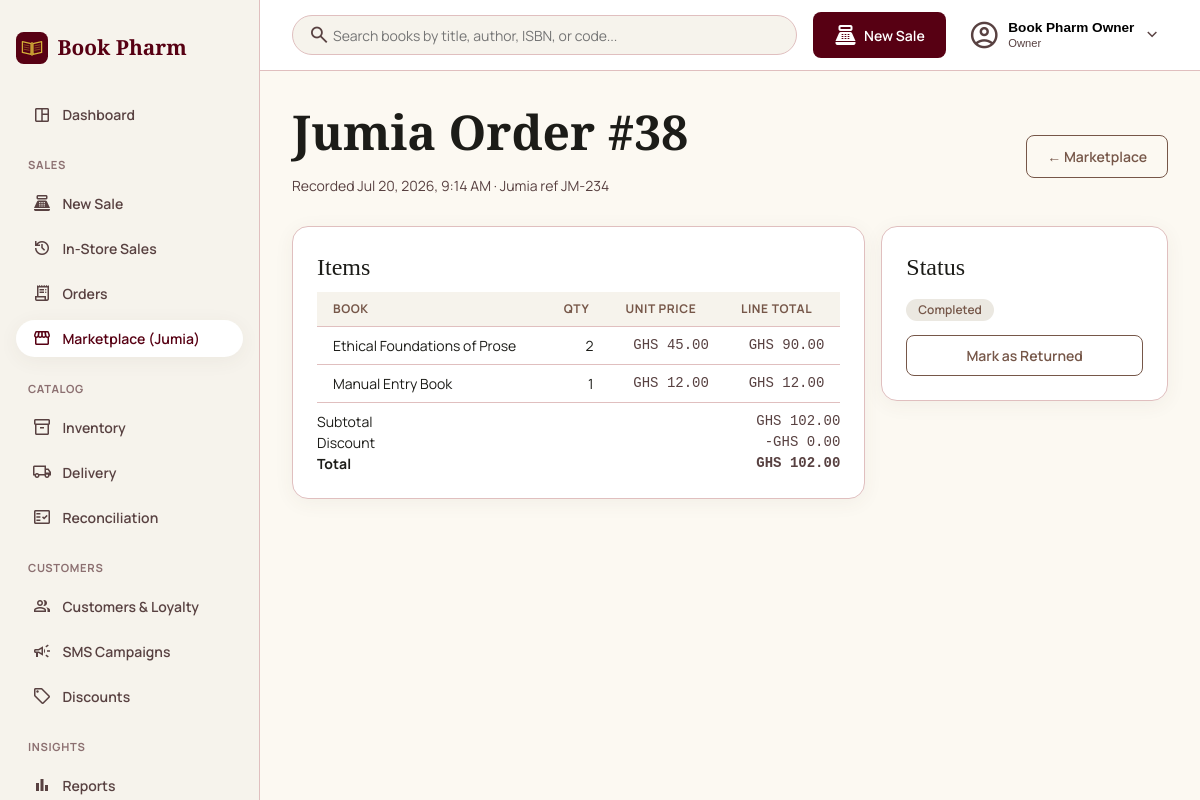
Screenshot of /portal/marketplace/38/ (signed in) with the database file from the repository.
### apps/accounts/models.py (models this page shows, shortened)
class User(AbstractBaseUser, PermissionsMixin):
    class Role(models.TextChoices):
        OWNER = 'OWNER', 'Owner'
        ATTENDANT = 'ATTENDANT', 'Attendant'
    email = models.EmailField(unique=True)
    full_name = models.CharField(max_length=150, blank=True)
    role = models.CharField(max_length=10, choices=Role.choices, default=Role.OWNER)
    is_active = models.BooleanField(default=True)
    is_staff = models.BooleanField(default=False)
    date_joined = models.DateTimeField(default=timezone.now)
    objects = UserManager()
    USERNAME_FIELD = 'email'
    REQUIRED_FIELDS = []

### apps/sales/models.py (models this page shows, shortened)
class Sale(models.Model):
    class Channel(models.TextChoices):
        IN_STORE = 'IN_STORE', 'In-store'
        ONLINE = 'ONLINE', 'Online'
        JUMIA = 'JUMIA', 'Jumia'
    class PaymentMethod(models.TextChoices):
        CASH = 'CASH', 'Cash'
        MOMO = 'MOMO', 'Mobile Money'
        CARD = 'CARD', 'Card'
        BANK_TRANSFER = 'BANK_TRANSFER', 'Bank Transfer'
        MARKETPLACE = 'MARKETPLACE', 'Marketplace (Jumia)'
    class PaymentStatus(models.TextChoices):
        PENDING = 'PENDING', 'Pending'
        PAID = 'PAID', 'Paid'
        FAILED = 'FAILED', 'Failed'
        REFUNDED = 'REFUNDED', 'Refunded'
    class Status(models.TextChoices):
        PENDING = 'PENDING', 'Pending'
        COMPLETED = 'COMPLETED', 'Completed'
        CANCELLED = 'CANCELLED', 'Cancelled'
        RETURNED = 'RETURNED', 'Returned'
    channel = models.CharField(max_length=8, choices=Channel.choices)
    customer = models.ForeignKey(
        'customers.Customer', null=True, blank=True, on_delete=models.SET_NULL, related_name='sales'
    )
    subtotal = models.DecimalField(max_digits=10, decimal_places=2)
    discount_amount = models.DecimalField(max_digits=10, decimal_places=2, default=Decimal('0'))
    delivery_fee = models.DecimalField(max_digits=10, decimal_places=2, default=Decimal('0'))
    total = models.DecimalField(max_digits=10, decimal_places=2)
    payment_method = models.CharField(max_length=13, choices=PaymentMethod.choices)
    payment_status = models.CharField(max_length=8, choices=PaymentStatus.choices, default=PaymentStatus.PENDING)
    status = models.CharField(max_length=9, choices=Status.choices, default=Status.PENDING)
    attendant = models.ForeignKey(
        settings.AUTH_USER_MODEL, null=True, blank=True, on_delete=models.SET_NULL, related_name='sales'
    )
    offline_uuid = models.UUIDField(unique=True, null=True, blank=True)
    synced_at = models.DateTimeField(null=True, blank=True)
    external_ref = models.CharField(max_length=100, blank=True)
    returned_at = models.DateTimeField(null=True, blank=True)
    created_at = models.DateTimeField(auto_now_add=True)
    class Meta:
        ordering = ['-created_at']

class SaleItem(models.Model):
    sale = models.ForeignKey(Sale, on_delete=models.CASCADE, related_name='items')
    book = models.ForeignKey('catalog.Book', on_delete=models.PROTECT, related_name='sale_items')
    qty = models.PositiveIntegerField()
    unit_price = models.DecimalField(max_digits=10, decimal_places=2)
    line_discount = models.DecimalField(max_digits=10, decimal_places=2, default=Decimal('0'))
    unit_cost_price = models.DecimalField(max_digits=10, decimal_places=2, null=True)
    @property
    def line_total(self):
        return self.unit_price * self.qty - self.line_discount

### apps/catalog/models.py (models this page shows, shortened)
class Book(models.Model):
    isbn = models.CharField(max_length=13, unique=True, null=True, blank=True)
    internal_code = models.CharField(max_length=20, unique=True, null=True, blank=True)
    slug = models.SlugField(max_length=255, unique=True, blank=True)
    title = models.CharField(max_length=255)
    author = models.CharField(max_length=255, blank=True)
    category = models.ForeignKey(Category, on_delete=models.PROTECT, related_name='books')
    tags = models.ManyToManyField(Tag, blank=True, related_name='books')
    cost_price = models.DecimalField(max_digits=10, decimal_places=2)
    selling_price = models.DecimalField(max_digits=10, decimal_places=2)
    stock_qty = models.IntegerField(default=0)
    low_stock_threshold = models.PositiveIntegerField(default=5)
    cover_image = models.ImageField(upload_to='book_covers/', blank=True, null=True)
    cover_image_url = models.URLField(max_length=500, blank=True)
    description = models.TextField(blank=True)
    is_active = models.BooleanField(default=True)
    created_at = models.DateTimeField(auto_now_add=True)
    updated_at = models.DateTimeField(auto_now=True)
    objects = BookQuerySet.as_manager()
    class Meta:
        ordering = ['title']

### apps/portal/marketplace_views.py (the view)
# urls.py: path('marketplace/<int:pk>/', marketplace_views.marketplace_detail, name='marketplace_detail'),
@login_required
def marketplace_detail(request, pk):
    sale = get_object_or_404(
        Sale.objects.prefetch_related('items__book'), pk=pk, channel=Sale.Channel.JUMIA,
    )
    return render(request, 'portal/marketplace/detail.html', {'active_nav': 'marketplace', 'sale': sale})

### templates/portal/marketplace/detail.html (shortened to what this page needs)
{% extends 'portal/base.html' %}
{% block content %}
<header class="portal-page-header">
  <div>
    <h1>Jumia Order #{{ sale.id }}</h1>
    <p class="text-muted">Recorded {{ sale.created_at|date:"M j, Y, g:i A" }}{% if sale.external_ref %} &middot; Jumia ref {{ sale.external_ref }}{% endif %}</p>
  </div>
  <a class="btn btn--secondary" href="{% url 'portal:marketplace_list' %}">&larr; Marketplace</a>
</header>
<div style="display: grid; grid-template-columns: 2fr 1fr; gap: var(--space-stack-md);">
  <div class="card">
    <h3>Items</h3>
    <table class="table">
      <thead><tr><th>Book</th><th class="text-right">Qty</th><th class="text-right">Unit Price</th><th class="text-right">Line Total</th></tr></thead>
      <tbody>
        {% for item in sale.items.all %}
        <tr>
          <td>{{ item.book.title }}</td>
          <td class="text-right">{{ item.qty }}</td>
          <td class="text-right mono">GHS {{ item.unit_price }}</td>
          <td class="text-right mono">GHS {{ item.line_total }}</td>
        </tr>
        {% endfor %}
      </tbody>
    </table>
    <div class="summary-line" style="display:flex; justify-content:space-between; margin-top: var(--space-stack-sm);"><span>Subtotal</span><span class="mono">GHS {{ sale.subtotal }}</span></div>
    <div class="summary-line" style="display:flex; justify-content:space-between;"><span>Discount</span><span class="mono">-GHS {{ sale.discount_amount }}</span></div>
    <div class="summary-line" style="display:flex; justify-content:space-between; font-weight:700;"><span>Total</span><span class="mono">GHS {{ sale.total }}</span></div>
  </div>
  <div>
    <div class="card" style="margin-bottom: var(--space-stack-md);">
      <h3>Status</h3>
      {% if sale.status == 'RETURNED' %}
      <p><span class="badge badge--error">Returned</span></p>
      <p class="text-muted">Stock was restored {{ sale.returned_at|date:"M j, Y, g:i A" }}. Excluded from revenue reports.</p>
      {% else %}
      <p><span class="badge badge--ok">Completed</span></p>
      <form method="post" action="{% url 'portal:marketplace_return' sale.pk %}" style="margin-top: 0.75rem;">
        <button type="submit" class="btn btn--secondary" style="width: 100%;">Mark as Returned</button>
      </form>
      {% endif %}
    </div>
  </div>
</div>
{% endblock %}

### templates/portal/base.html (shortened to what this page needs)
{% load static %}
<!DOCTYPE html>
<html lang="en">
<head>
  <link rel="stylesheet" href="{% static 'css/base.css' %}">
  <link rel="stylesheet" href="{% static 'css/theme-portal.css' %}">
  <link rel="stylesheet" href="{% static 'css/portal-layout.css' %}">
</head>
<body>
  <div class="portal-shell" x-data="{ sidebarOpen: false }">
    <aside class="portal-sidebar" :class="{ 'is-open': sidebarOpen }">
      <a class="portal-sidebar__brand" href="{% url 'portal:dashboard' %}">
        <img src="{% static 'img/logo.svg' %}" alt="" width="32" height="32">
        <span>Book Pharm</span>
      </a>
      <nav class="portal-sidebar__nav" @click="sidebarOpen = false">
        <a href="{% url 'portal:dashboard' %}" class="{% if active_nav == 'dashboard' %}is-active{% endif %}">
          <span class="material-symbols-outlined">space_dashboard</span> Dashboard
        </a>
        <p class="portal-sidebar__section-label">Sales</p>
        <a href="{% url 'portal:register_create' %}" class="{% if active_nav == 'register' %}is-active{% endif %}">
          <span class="material-symbols-outlined">point_of_sale</span> New Sale
        </a>
        <a href="{% url 'portal:register_list' %}" class="{% if active_nav == 'register_list' %}is-active{% endif %}">
          <span class="material-symbols-outlined">history</span> In-Store Sales
        </a>
        <a href="{% url 'portal:order_list' %}" class="{% if active_nav == 'orders' %}is-active{% endif %}">
          <span class="material-symbols-outlined">receipt_long</span> Orders
        </a>
        <a href="{% url 'portal:marketplace_list' %}" class="{% if active_nav == 'marketplace' %}is-active{% endif %}">
          <span class="material-symbols-outlined">storefront</span> Marketplace (Jumia)
        </a>
        <p class="portal-sidebar__section-label">Catalog</p>
        <a href="{% url 'portal:book_list' %}" class="{% if active_nav == 'catalog' %}is-active{% endif %}">
          <span class="material-symbols-outlined">inventory_2</span> Inventory
        </a>
        <a href="{% url 'portal:delivery_settings' %}" class="{% if active_nav == 'delivery' %}is-active{% endif %}">
          <span class="material-symbols-outlined">local_shipping</span> Delivery
        </a>
        <a href="{% url 'portal:reconciliation_list' %}" class="{% if active_nav == 'reconciliation' %}is-active{% endif %}">
          <span class="material-symbols-outlined">fact_check</span> Reconciliation
        </a>
        <p class="portal-sidebar__section-label">Customers</p>
        <a href="{% url 'portal:customer_list' %}" class="{% if active_nav == 'customers' %}is-active{% endif %}">
          <span class="material-symbols-outlined">group</span> Customers &amp; Loyalty
        </a>
        <a href="{% url 'portal:campaign_list' %}" class="{% if active_nav == 'messaging' %}is-active{% endif %}">
          <span class="material-symbols-outlined">campaign</span> SMS Campaigns
        </a>
        <a href="{% url 'portal:discount_list' %}" class="{% if active_nav == 'discounts' %}is-active{% endif %}">
          <span class="material-symbols-outlined">sell</span> Discounts
        </a>
        <p class="portal-sidebar__section-label">Insights</p>
        <a href="{% url 'portal:reports_sales' %}" class="{% if active_nav == 'reports' %}is-active{% endif %}">
          <span class="material-symbols-outlined">bar_chart</span> Reports
        </a>
      </nav>
    </aside>
    <div class="portal-columns">
      <header class="portal-topbar">
        <form class="portal-topbar__search" method="get" action="{% url 'portal:book_list' %}" x-data="{ searchOpen: false }" :class="{ 'is-open': searchOpen }">
          <button type="button" class="portal-topbar__search-toggle" @click="searchOpen = !searchOpen" aria-label="Toggle search">
            <span class="material-symbols-outlined">search</span>
          </button>
          <input type="search" name="q" placeholder="Search books by title, author, ISBN, or code...">
        </form>
        <a href="{% url 'portal:register_create' %}" class="btn btn--primary portal-topbar__new-sale">
          <span class="material-symbols-outlined">point_of_sale</span> <span class="portal-topbar__new-sale-label">New Sale</span>
        </a>
        <div class="portal-topbar__user" x-data="{ open: false }" @click.outside="open = false">
          <button type="button" class="portal-topbar__user-trigger" @click="open = !open">
            <span class="material-symbols-outlined">account_circle</span>
            <span class="portal-topbar__user-meta">
              <span class="portal-topbar__user-name">{{ request.user.full_name|default:request.user.email }}</span>
              <span class="portal-topbar__user-role">{{ request.user.get_role_display }}</span>
            </span>
            <span class="material-symbols-outlined portal-topbar__user-chevron" :class="{ 'is-open': open }">expand_more</span>
          </button>
        </div>
      </header>
      <main class="portal-main">
        {% block content %}{% endblock %}
      </main>
    </div>
  </div>
</body>
</html>

### rows the page displays
User: user.full_name "Book Pharm Owner", user.role "Owner"
Sale: id "38", created_at "Jul 20, 2026, 9:14 AM", external_ref "JM-234", subtotal "102.00", discount_amount "0.00", total "102.00"
SaleItem: book "Ethical Foundations of Prose", qty "2", unit_price "45.00", line_total "90.00"
SaleItem: book "Manual Entry Book", qty "1", unit_price "12.00", line_total "12.00"
